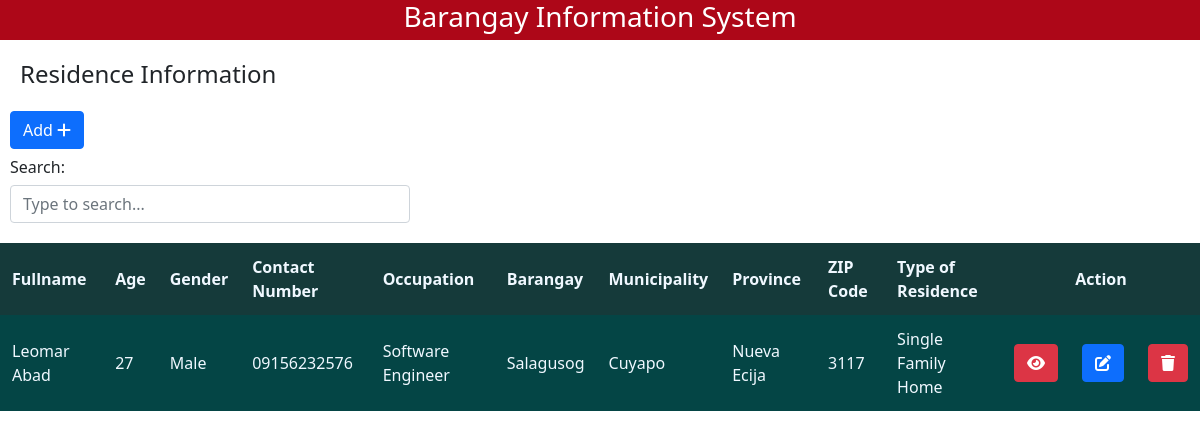
The app's page /residents.php with its own data.
### residents.php (the view, shortened to what this page needs)
<!DOCTYPE html>
<html lang="en">
<head>
    <link rel="stylesheet" href="https://cdnjs.cloudflare.com/ajax/libs/font-awesome/6.4.2/css/all.min.css" />
    <link rel="stylesheet" href="css-style/residents.css">
    <link href="https://cdn.jsdelivr.net/npm/bootstrap@5.0.2/dist/css/bootstrap.min.css" rel="stylesheet">
</head>
<body>
<?php include('header.php'); ?>
    <h4>Residence Information</h4>
    <button id="btn-show" class="btn btn-primary add-icon">Add <i class="fa-solid fa-plus"></i></button>
    <div class="search-container">
    <label for="searchInput" class="h6">Search:</label>
    <div class="input-group">
        <input type="text" class="form-control" id="searchInput" placeholder="Type to search..." oninput="filterTable()">
    </div>
</div>
    <table>
      <thead>
        <tr>
            <th>Fullname</th>
            <th>Age</th>
            <th>Gender</th>
            <th>Contact Number</th>
            <th>Occupation</th>
            <th>Barangay</th>
            <th>Municipality</th>
            <th>Province</th>
            <th>ZIP Code</th>
            <th>Type of Residence</th>
            <th colspan="3" style="text-align: center;">Action</th>
        </tr>
      </thead>
      <tbody id="dataTable">
        <?php
          $sql = "SELECT * FROM `residence-db` ORDER BY fullname ASC";
          $result = mysqli_query($conn,$sql);
      if (mysqli_num_rows($result) > 0) {
        while ($row = mysqli_fetch_assoc($result)) {
       echo "<tr>";
       echo "<td>" . $row['fullname'] . "</td>";
       echo "<td>" . $row['age'] . "</td>";
       echo "<td>" . $row['gender'] . "</td>";
       echo "<td>" . $row['conNumber'] . "</td>";
       echo "<td>" . $row['occuPation'] . "</td>";
       echo "<td>" . $row['address'] . "</td>";
       echo "<td>" .$row['city']. "</td>";
       echo "<td>" .$row['state']. "</td>";
       echo "<td>" .$row['zipcode']. "</td>";
       echo "<td>" .$row['type_of_residence']. "</td>";
       echo '<td><a href="residence-view.php?residence-view=' . $row['id'] . '" class="btn btn-danger"><i class="fa-solid fa-eye"></i></a></td>';
       echo '<td><button class="btn btn-primary edit-btn-residence" data-id-residence="' . $row['id'] . '"><i class="fa-solid fa-pen-to-square"></i></button></td>';
       echo '<td><a href="residence-delete.php?residence-delete=' . $row['id'] . '" class="btn btn-danger"><i class="fa-solid fa-trash"></i></a></td>';
       echo "</tr>";
        }
      }
        ?>
    </tbody>
    </table>
</body>
</html>

### css-style/residents.css (style rules this page uses)
* { box-sizing: border-box; margin: 0px; padding: 0px; }
table { width: 100%; border-collapse: collapse; background-color: rgb(4, 69, 69); color: aliceblue; }
th, td { border: 1px solid #dddddd; text-align: left; padding: 12px; }
th { background-color: rgb(21, 58, 58); color: aliceblue; }
h4 { padding: 20px; }
.add-icon { display: block; margin: 10px; position: relative; bottom: 16px; }

### residents.php (style rules this page uses)
.search-container { max-width: 400px; position: relative; top: -20px; margin-left: 10px; }

### records on screen
residence-db: fullname "Leomar Abad", age "27", gender "Male", conNumber "09156232576", occuPation "Software Engineer", address "Salagusog", city "Cuyapo", state "Nueva Ecija", zipcode "3117", type_of_residence "Single Family Home"
